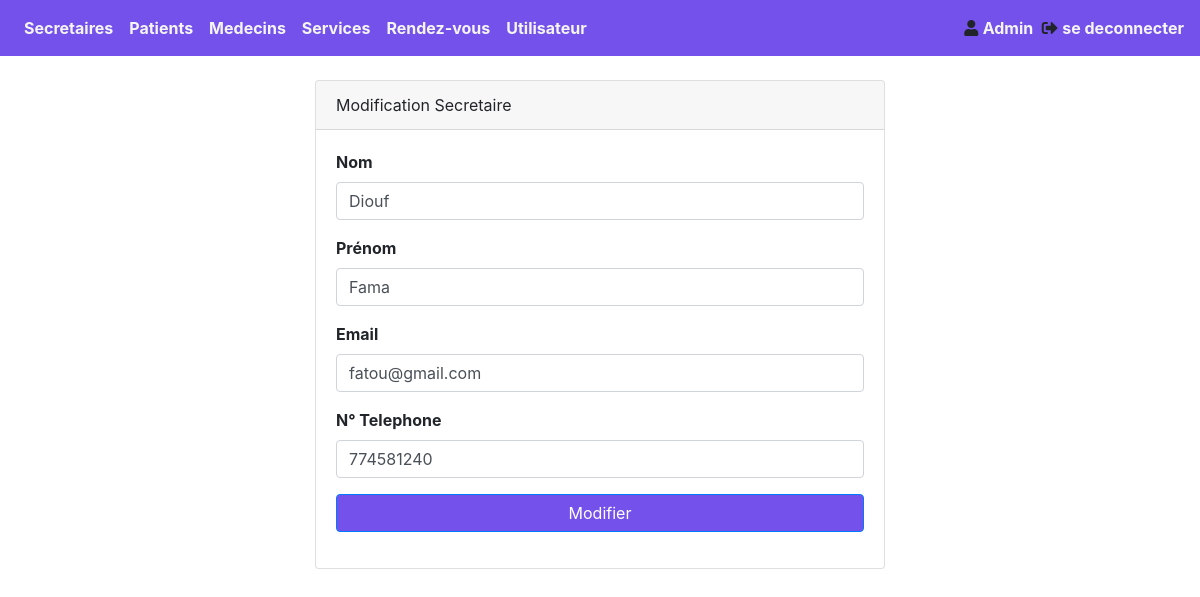
Screenshot of /index.php?action=SecretaireUpdate&id=1 (signed in) with the database file from the repository.
### tables this page shows
CREATE TABLE `secretaire` (
  `id_secretaire` int(11) NOT NULL,
  `nom` varchar(50) NOT NULL,
  `prenom` varchar(100) NOT NULL,
  `num_telephone` varchar(15) NOT NULL,
  `email` varchar(50) NOT NULL
);

### controller/backend.php (called while the page is built, shortened)
<?php
require_once 'model/secretaireManager.php';
function listeSecretaire($id)
{
    $db = Manager::connectDb();
    $secretaireManager = new SecrecretaireManager($db);
    $listeSecretaire = $secretaireManager ->liste($id);
    require('vue/backend/viewUpdateSecretaire.php');
}

### model/secretaireManager.php (called while the page is built, shortened)
<?php
class SecrecretaireManager extends Secretaire
{
    protected $_db;
    public function __construct(PDO $db)
    {
        $this->_db = $db;
    }
    public function liste($id)
    {
        $requete = $this->_db->prepare('SELECT id_secretaire, nom, prenom, num_telephone, email FROM secretaire WHERE id_secretaire = :id');
        $requete->bindValue(':id',$id,PDO::PARAM_INT);
        $requete->execute();
        return $requete->fetchAll(PDO::FETCH_ASSOC);
    }
}
?>

### vue/backend/viewUpdateSecretaire.php (the view, shortened to what this page needs)
<div class="container col-lg-6">
    <div class="card">
        <div class="card-header">Modification Secretaire</div>
        <div class="card-body">
            <form class="maformulaire" action="index.php?action=updateSecretaire" method="POST">
            <?php
                foreach($listeSecretaire as $secretaire)
                {
                ?>
                    <div class="form-group">
                        <label for="nom">Nom</label>
                        <input type="text" name="nom" placeholder="Votre Réponse" value="<?=$secretaire['nom']?>" class="form-control" id="nom"/>
                    </div>
                    <div class="form-group">
                        <label for="prenom">Prénom</label>
                        <input type="text" name="prenom" placeholder="Votre Réponse" value="<?=$secretaire['prenom']?>" class="form-control" id="prenom"/>
                    </div>
                    <div class="form-group">
                        <label for="email">Email</label>
                        <input type="text" name="email" placeholder="Votre Réponse" value="<?=$secretaire['email']?>" class="form-control" id="email"/>
                    </div>
                    <div class="form-group">
                        <label for="tel">N° Telephone</label>
                        <input type="text" name="tel" placeholder="Votre Réponse" value="<?=$secretaire['num_telephone']?>" class="form-control" id="tel"/>
                    </div>
                    <div class="form-group">
                        <button class="btn btn-primary btn-block" style="background-color:#7451EB" type="submit" id="submit" >Modifier</button>
                    </div>
                <?php
                }
            ?>
            </form>
        </div>
    </div>
</div>
<?php require('template.php'); ?>

### public/css/monStyle.css (style rules this page uses)
body { background-color: #F1F1F1; }
label,h2 { font-weight: 700; }

### rows the page displays
secretaire: nom "Diouf", prenom "Fama", email "fatou@gmail.com", tel "774581240"

### other values shown
$profile "Admin"
